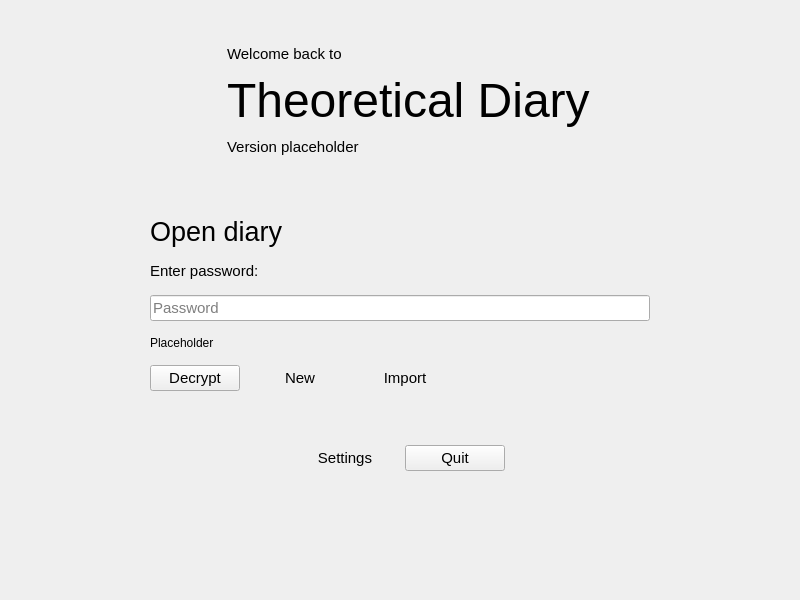
<?xml version="1.0" encoding="UTF-8"?>
<ui version="4.0">
 <class>MainMenu</class>
 <widget class="QWidget" name="MainMenu">
  <property name="geometry">
   <rect>
    <x>0</x>
    <y>0</y>
    <width>800</width>
    <height>600</height>
   </rect>
  </property>
  <property name="sizePolicy">
   <sizepolicy hsizetype="Expanding" vsizetype="Expanding">
    <horstretch>0</horstretch>
    <verstretch>0</verstretch>
   </sizepolicy>
  </property>
  <property name="windowTitle">
   <string>Form</string>
  </property>
  <layout class="QGridLayout" name="gridLayout_5">
   <property name="leftMargin">
    <number>30</number>
   </property>
   <property name="topMargin">
    <number>30</number>
   </property>
   <property name="rightMargin">
    <number>30</number>
   </property>
   <property name="bottomMargin">
    <number>30</number>
   </property>
   <property name="spacing">
    <number>0</number>
   </property>
   <item row="0" column="0" alignment="Qt::AlignHCenter|Qt::AlignBottom">
    <widget class="QFrame" name="frame1">
     <property name="sizePolicy">
      <sizepolicy hsizetype="Expanding" vsizetype="Expanding">
       <horstretch>0</horstretch>
       <verstretch>0</verstretch>
      </sizepolicy>
     </property>
     <layout class="QGridLayout" name="gridLayout_2">
      <property name="leftMargin">
       <number>15</number>
      </property>
      <property name="topMargin">
       <number>15</number>
      </property>
      <property name="rightMargin">
       <number>15</number>
      </property>
      <property name="bottomMargin">
       <number>15</number>
      </property>
      <property name="horizontalSpacing">
       <number>10</number>
      </property>
      <property name="verticalSpacing">
       <number>0</number>
      </property>
      <item row="0" column="0">
       <widget class="QLabel" name="label">
        <property name="sizePolicy">
         <sizepolicy hsizetype="Expanding" vsizetype="Expanding">
          <horstretch>0</horstretch>
          <verstretch>0</verstretch>
         </sizepolicy>
        </property>
        <property name="minimumSize">
         <size>
          <width>0</width>
          <height>0</height>
         </size>
        </property>
        <property name="maximumSize">
         <size>
          <width>200</width>
          <height>200</height>
         </size>
        </property>
        <property name="sizeIncrement">
         <size>
          <width>1</width>
          <height>1</height>
         </size>
        </property>
        <property name="text">
         <string/>
        </property>
        <property name="pixmap">
         <pixmap resource="../../images/images.qrc">:/linux_icons/scalable/theoreticaldiary.svg</pixmap>
        </property>
        <property name="scaledContents">
         <bool>true</bool>
        </property>
       </widget>
      </item>
      <item row="0" column="1">
       <layout class="QGridLayout" name="gridLayout_4">
        <property name="horizontalSpacing">
         <number>0</number>
        </property>
        <property name="verticalSpacing">
         <number>10</number>
        </property>
        <item row="4" column="0">
         <spacer name="verticalSpacer_2">
          <property name="orientation">
           <enum>Qt::Vertical</enum>
          </property>
          <property name="sizeType">
           <enum>QSizePolicy::Expanding</enum>
          </property>
          <property name="sizeHint" stdset="0">
           <size>
            <width>20</width>
            <height>0</height>
           </size>
          </property>
         </spacer>
        </item>
        <item row="2" column="0" alignment="Qt::AlignLeft|Qt::AlignVCenter">
         <widget class="QLabel" name="app_name">
          <property name="font">
           <font>
            <pointsize>36</pointsize>
           </font>
          </property>
          <property name="text">
           <string>Theoretical Diary</string>
          </property>
         </widget>
        </item>
        <item row="3" column="0" alignment="Qt::AlignLeft|Qt::AlignVCenter">
         <widget class="QLabel" name="version">
          <property name="font">
           <font>
            <pointsize>11</pointsize>
           </font>
          </property>
          <property name="text">
           <string>Version placeholder</string>
          </property>
         </widget>
        </item>
        <item row="0" column="0">
         <spacer name="verticalSpacer">
          <property name="orientation">
           <enum>Qt::Vertical</enum>
          </property>
          <property name="sizeType">
           <enum>QSizePolicy::Expanding</enum>
          </property>
          <property name="sizeHint" stdset="0">
           <size>
            <width>20</width>
            <height>0</height>
           </size>
          </property>
         </spacer>
        </item>
        <item row="1" column="0">
         <widget class="QLabel" name="label_5">
          <property name="font">
           <font>
            <pointsize>11</pointsize>
           </font>
          </property>
          <property name="text">
           <string>Welcome back to</string>
          </property>
         </widget>
        </item>
       </layout>
      </item>
     </layout>
    </widget>
   </item>
   <item row="1" column="0">
    <spacer name="verticalSpacer_3">
     <property name="orientation">
      <enum>Qt::Vertical</enum>
     </property>
     <property name="sizeType">
      <enum>QSizePolicy::Fixed</enum>
     </property>
     <property name="sizeHint" stdset="0">
      <size>
       <width>20</width>
       <height>30</height>
      </size>
     </property>
    </spacer>
   </item>
   <item row="4" column="0" alignment="Qt::AlignHCenter|Qt::AlignTop">
    <widget class="QFrame" name="frame3">
     <property name="sizePolicy">
      <sizepolicy hsizetype="Expanding" vsizetype="Expanding">
       <horstretch>0</horstretch>
       <verstretch>0</verstretch>
      </sizepolicy>
     </property>
     <layout class="QGridLayout" name="gridLayout_11">
      <property name="spacing">
       <number>10</number>
      </property>
      <item row="0" column="2" alignment="Qt::AlignRight">
       <widget class="QPushButton" name="options_button">
        <property name="minimumSize">
         <size>
          <width>100</width>
          <height>0</height>
         </size>
        </property>
        <property name="font">
         <font>
          <pointsize>11</pointsize>
         </font>
        </property>
        <property name="cursor">
         <cursorShape>PointingHandCursor</cursorShape>
        </property>
        <property name="toolTip">
         <string>Open the settings menu.</string>
        </property>
        <property name="text">
         <string>Settings</string>
        </property>
        <property name="flat">
         <bool>true</bool>
        </property>
       </widget>
      </item>
      <item row="0" column="3" alignment="Qt::AlignLeft">
       <widget class="QPushButton" name="quit_button">
        <property name="minimumSize">
         <size>
          <width>100</width>
          <height>0</height>
         </size>
        </property>
        <property name="font">
         <font>
          <pointsize>11</pointsize>
         </font>
        </property>
        <property name="cursor">
         <cursorShape>PointingHandCursor</cursorShape>
        </property>
        <property name="toolTip">
         <string>Exit the application.</string>
        </property>
        <property name="text">
         <string>Quit</string>
        </property>
       </widget>
      </item>
     </layout>
    </widget>
   </item>
   <item row="2" column="0" alignment="Qt::AlignHCenter|Qt::AlignVCenter">
    <widget class="QFrame" name="frame2">
     <property name="sizePolicy">
      <sizepolicy hsizetype="Expanding" vsizetype="Expanding">
       <horstretch>0</horstretch>
       <verstretch>0</verstretch>
      </sizepolicy>
     </property>
     <layout class="QGridLayout" name="gridLayout_6">
      <property name="leftMargin">
       <number>15</number>
      </property>
      <property name="topMargin">
       <number>15</number>
      </property>
      <property name="rightMargin">
       <number>15</number>
      </property>
      <property name="bottomMargin">
       <number>15</number>
      </property>
      <property name="verticalSpacing">
       <number>15</number>
      </property>
      <item row="2" column="0">
       <widget class="PasswordLineEdit" name="password_box">
        <property name="minimumSize">
         <size>
          <width>500</width>
          <height>0</height>
         </size>
        </property>
        <property name="font">
         <font>
          <pointsize>11</pointsize>
         </font>
        </property>
        <property name="maxLength">
         <number>256</number>
        </property>
        <property name="echoMode">
         <enum>QLineEdit::Password</enum>
        </property>
        <property name="placeholderText">
         <string>Password</string>
        </property>
       </widget>
      </item>
      <item row="0" column="0">
       <widget class="QLabel" name="label_3">
        <property name="font">
         <font>
          <pointsize>20</pointsize>
         </font>
        </property>
        <property name="text">
         <string>Open diary</string>
        </property>
       </widget>
      </item>
      <item row="4" column="0">
       <layout class="QGridLayout" name="gridLayout_3">
        <property name="topMargin">
         <number>0</number>
        </property>
        <property name="spacing">
         <number>15</number>
        </property>
        <item row="0" column="0">
         <widget class="QPushButton" name="decrypt_button">
          <property name="minimumSize">
           <size>
            <width>90</width>
            <height>0</height>
           </size>
          </property>
          <property name="font">
           <font>
            <pointsize>11</pointsize>
           </font>
          </property>
          <property name="cursor">
           <cursorShape>PointingHandCursor</cursorShape>
          </property>
          <property name="toolTip">
           <string>Decrypt the diary.</string>
          </property>
          <property name="text">
           <string>Decrypt</string>
          </property>
         </widget>
        </item>
        <item row="0" column="2">
         <widget class="QPushButton" name="import_button">
          <property name="minimumSize">
           <size>
            <width>90</width>
            <height>0</height>
           </size>
          </property>
          <property name="font">
           <font>
            <pointsize>11</pointsize>
           </font>
          </property>
          <property name="cursor">
           <cursorShape>PointingHandCursor</cursorShape>
          </property>
          <property name="toolTip">
           <string>Import an unencrypted diary.</string>
          </property>
          <property name="text">
           <string>Import</string>
          </property>
          <property name="flat">
           <bool>true</bool>
          </property>
         </widget>
        </item>
        <item row="0" column="1">
         <widget class="QPushButton" name="new_button">
          <property name="minimumSize">
           <size>
            <width>90</width>
            <height>0</height>
           </size>
          </property>
          <property name="font">
           <font>
            <pointsize>11</pointsize>
           </font>
          </property>
          <property name="cursor">
           <cursorShape>PointingHandCursor</cursorShape>
          </property>
          <property name="toolTip">
           <string>Create a new diary.</string>
          </property>
          <property name="text">
           <string>New</string>
          </property>
          <property name="flat">
           <bool>true</bool>
          </property>
         </widget>
        </item>
        <item row="0" column="3">
         <spacer name="horizontalSpacer_7">
          <property name="orientation">
           <enum>Qt::Horizontal</enum>
          </property>
          <property name="sizeHint" stdset="0">
           <size>
            <width>40</width>
            <height>20</height>
           </size>
          </property>
         </spacer>
        </item>
       </layout>
      </item>
      <item row="3" column="0">
       <widget class="AlertLabel" name="pwd_alert_text">
        <property name="font">
         <font>
          <pointsize>9</pointsize>
         </font>
        </property>
        <property name="text">
         <string>Placeholder</string>
        </property>
       </widget>
      </item>
      <item row="1" column="0">
       <widget class="QLabel" name="label_4">
        <property name="font">
         <font>
          <pointsize>11</pointsize>
         </font>
        </property>
        <property name="text">
         <string>Enter password:</string>
        </property>
       </widget>
      </item>
     </layout>
    </widget>
   </item>
   <item row="3" column="0">
    <spacer name="verticalSpacer_4">
     <property name="orientation">
      <enum>Qt::Vertical</enum>
     </property>
     <property name="sizeType">
      <enum>QSizePolicy::Fixed</enum>
     </property>
     <property name="sizeHint" stdset="0">
      <size>
       <width>20</width>
       <height>30</height>
      </size>
     </property>
    </spacer>
   </item>
  </layout>
 </widget>
 <customwidgets>
  <customwidget>
   <class>PasswordLineEdit</class>
   <extends>QLineEdit</extends>
   <header location="global">src/util/passwordlineedit.h</header>
  </customwidget>
  <customwidget>
   <class>AlertLabel</class>
   <extends>QLabel</extends>
   <header location="global">src/util/alertlabel.h</header>
  </customwidget>
 </customwidgets>
 <resources>
  <include location="../../images/images.qrc"/>
 </resources>
 <connections/>
</ui>
